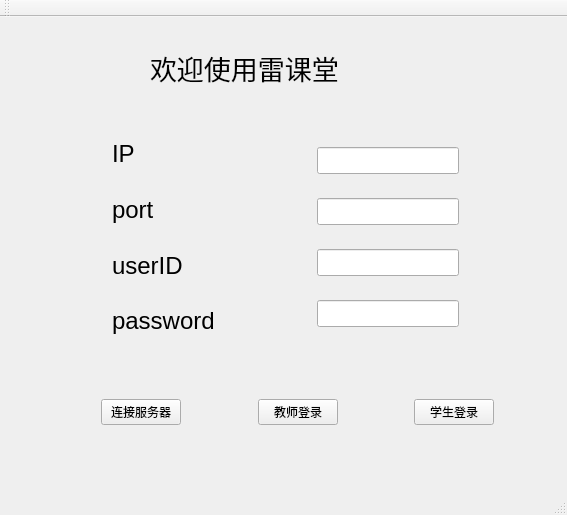
<?xml version="1.0" encoding="UTF-8"?>
<ui version="4.0">
 <class>Login</class>
 <widget class="QMainWindow" name="Login">
  <property name="geometry">
   <rect>
    <x>0</x>
    <y>0</y>
    <width>567</width>
    <height>515</height>
   </rect>
  </property>
  <property name="windowTitle">
   <string>Login</string>
  </property>
  <widget class="QWidget" name="centralWidget">
   <widget class="QWidget" name="widget_3" native="true">
    <property name="geometry">
     <rect>
      <x>90</x>
      <y>90</y>
      <width>391</width>
      <height>261</height>
     </rect>
    </property>
    <layout class="QHBoxLayout" name="horizontalLayout">
     <item>
      <widget class="QWidget" name="widget" native="true">
       <property name="font">
        <font>
         <pointsize>13</pointsize>
        </font>
       </property>
       <layout class="QVBoxLayout" name="verticalLayout">
        <item>
         <widget class="QLabel" name="label">
          <property name="font">
           <font>
            <pointsize>18</pointsize>
           </font>
          </property>
          <property name="text">
           <string>IP</string>
          </property>
         </widget>
        </item>
        <item>
         <widget class="QLabel" name="label_2">
          <property name="enabled">
           <bool>true</bool>
          </property>
          <property name="font">
           <font>
            <pointsize>18</pointsize>
           </font>
          </property>
          <property name="text">
           <string>port</string>
          </property>
         </widget>
        </item>
        <item>
         <widget class="QLabel" name="label_3">
          <property name="font">
           <font>
            <pointsize>18</pointsize>
           </font>
          </property>
          <property name="text">
           <string>userID</string>
          </property>
         </widget>
        </item>
        <item>
         <widget class="QLabel" name="label_4">
          <property name="font">
           <font>
            <pointsize>18</pointsize>
           </font>
          </property>
          <property name="text">
           <string>password</string>
          </property>
         </widget>
        </item>
       </layout>
      </widget>
     </item>
     <item>
      <spacer name="horizontalSpacer">
       <property name="orientation">
        <enum>Qt::Horizontal</enum>
       </property>
       <property name="sizeHint" stdset="0">
        <size>
         <width>11</width>
         <height>20</height>
        </size>
       </property>
      </spacer>
     </item>
     <item>
      <widget class="QWidget" name="widget_2" native="true">
       <layout class="QVBoxLayout" name="verticalLayout_2">
        <item>
         <widget class="QLineEdit" name="ip">
          <property name="font">
           <font>
            <pointsize>12</pointsize>
           </font>
          </property>
         </widget>
        </item>
        <item>
         <widget class="QLineEdit" name="port">
          <property name="font">
           <font>
            <pointsize>12</pointsize>
           </font>
          </property>
         </widget>
        </item>
        <item>
         <widget class="QLineEdit" name="id">
          <property name="font">
           <font>
            <pointsize>12</pointsize>
           </font>
          </property>
         </widget>
        </item>
        <item>
         <widget class="QLineEdit" name="password">
          <property name="font">
           <font>
            <pointsize>12</pointsize>
           </font>
          </property>
         </widget>
        </item>
       </layout>
      </widget>
     </item>
    </layout>
   </widget>
   <widget class="QLabel" name="label_5">
    <property name="geometry">
     <rect>
      <x>150</x>
      <y>30</y>
      <width>301</width>
      <height>41</height>
     </rect>
    </property>
    <property name="font">
     <font>
      <pointsize>20</pointsize>
     </font>
    </property>
    <property name="text">
     <string>欢迎使用雷课堂</string>
    </property>
   </widget>
   <widget class="QWidget" name="widget_4" native="true">
    <property name="geometry">
     <rect>
      <x>90</x>
      <y>370</y>
      <width>415</width>
      <height>50</height>
     </rect>
    </property>
    <layout class="QHBoxLayout" name="horizontalLayout_2">
     <item>
      <widget class="QPushButton" name="connectBtn">
       <property name="text">
        <string>连接服务器</string>
       </property>
      </widget>
     </item>
     <item>
      <spacer name="horizontalSpacer_2">
       <property name="orientation">
        <enum>Qt::Horizontal</enum>
       </property>
       <property name="sizeHint" stdset="0">
        <size>
         <width>40</width>
         <height>20</height>
        </size>
       </property>
      </spacer>
     </item>
     <item>
      <widget class="QPushButton" name="loginTeacherBtn">
       <property name="text">
        <string>教师登录</string>
       </property>
      </widget>
     </item>
     <item>
      <spacer name="horizontalSpacer_3">
       <property name="orientation">
        <enum>Qt::Horizontal</enum>
       </property>
       <property name="sizeHint" stdset="0">
        <size>
         <width>40</width>
         <height>20</height>
        </size>
       </property>
      </spacer>
     </item>
     <item>
      <widget class="QPushButton" name="loginStudentBtn">
       <property name="text">
        <string>学生登录</string>
       </property>
      </widget>
     </item>
    </layout>
   </widget>
  </widget>
  <widget class="QMenuBar" name="menuBar">
   <property name="geometry">
    <rect>
     <x>0</x>
     <y>0</y>
     <width>567</width>
     <height>26</height>
    </rect>
   </property>
  </widget>
  <widget class="QToolBar" name="mainToolBar">
   <attribute name="toolBarArea">
    <enum>TopToolBarArea</enum>
   </attribute>
   <attribute name="toolBarBreak">
    <bool>false</bool>
   </attribute>
  </widget>
  <widget class="QStatusBar" name="statusBar"/>
 </widget>
 <layoutdefault spacing="6" margin="11"/>
 <resources/>
 <connections/>
</ui>
